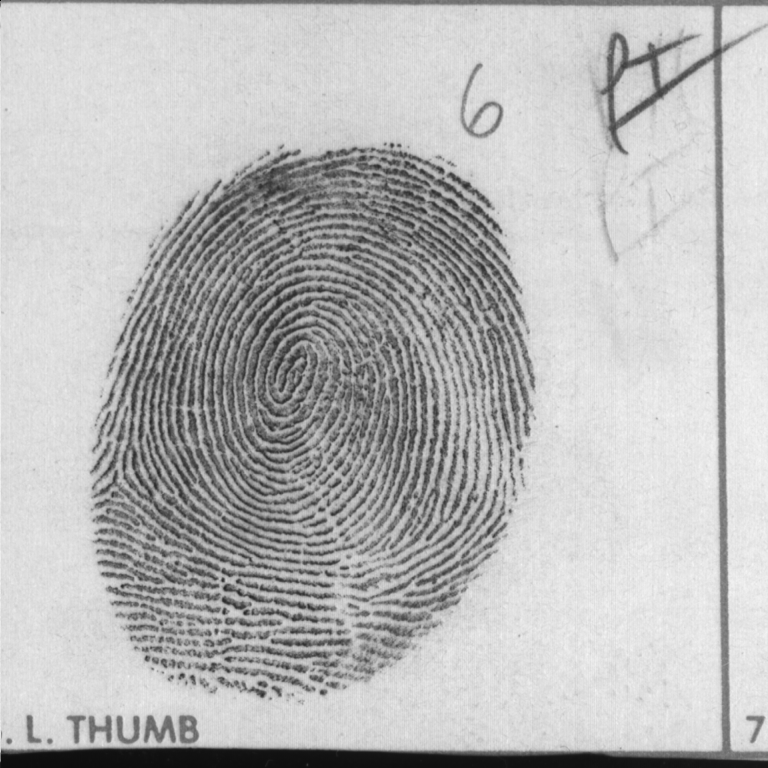
#> input picture laboratorio_1/fprint3.pgm, 768 x 768 px
$ python laboratorio_1.py fprint3.pgm adios.png
#> lines starting #> are read from the running program, lines starting #| are printed output that depends on the picture; after the words box and inside, x2 and y2 are one past the last pixel; in counts of white or black regions, pixels touching at a corner belong together
### laboratorio_1/plot.py
#!/usr/bin/env python
# coding: utf-8

# In[12]:


#José Alejandro Guzmán Zamora
import cv2 as cv
import matplotlib.pyplot as plt
import numpy as np


# In[111]:


def imgview(img, ax=None, title=None, filename=None):
    """
    Mostrar Imagen.

    Args:
        img (numpy.ndarray): Array con la información de la imagen
        title (String): String para asignar un título a la imagen, puede ser None si no se desea título
        filename (String): nombre del archivo para guardar visualización, no debe poner .png

    Returns:
        Visualización (Matplotlib Plt): La imagen a color o en blanco y negro
        Visualización con título: en caso se provea valor de title
        Escritura de Visualización (.png file): en caso se provea valor de filename

    """

    if(len(img.shape) == 3):
        img = cv.cvtColor(img, cv.COLOR_BGR2RGB)
        plt.figure(figsize=(10,10))
        #plt.axis("off")
        plt.title(title, fontsize=18)
        plt.imshow(img)
    elif(len(img.shape) == 2):
        img = cv.cvtColor(img, cv.COLOR_BGR2RGB)
        plt.figure(figsize=(10,10))
        #plt.axis("off")
        plt.title(title, fontsize=18)
        plt.imshow(img, vmin=0, vmax=255)


    if(filename != None):
        plt.savefig(filename + ".png")

    if(ax != None):
        if(ax):
            if(len(img) <= 8):
                valor = 1
            else:
                valor = len(img) / 8
            ax1 = plt.gca()
            ax1.set_xticks(np.arange(-.5, len(img[0]), valor))
            ax1.set_yticks(np.arange(-.5, len(img), valor))
            ax1.set_xticklabels(np.arange(0, len(img[0]), valor))
            ax1.set_yticklabels(np.arange(0, len(img), valor))
            plt.axis("on")
            plt.grid(color='w', linestyle='-', linewidth=2)
        else:
            plt.axis("off")
    else:
        plt.axis("off")
    plt.show()


# In[109]:


# [162 lines left out: functions imgcmp, split_rgb, hist, imgnorm, cdf, equalizar, not called in this run]

### laboratorio_1/laboratorio_1.py
#!/usr/bin/env python
# coding: utf-8

# In[3]:


#José Alejandro Guzmán Zamora
import cv2 as cv
import matplotlib.pyplot as plt
import numpy as np
import plot
import random
import sys


# In[4]:


def imgpad(img, r):
    """
    Agregar 'pad' o borde a la imagen.

    Args:
        img (Numpy nd Array): arreglo con la información de la imagen
        r (int): cantidad de capas que se agregan por lado
    Returns:
        Imagen Nueva (Numpy nd Array): información de la imagen nueva con bordes agregados
    """
    new_size = len(img[0]) + (2 * r)
    arreglo = np.zeros(( 2 * r, new_size), dtype=int)

    for i in range(len(img)):
        temporal = img[i]
        for j in range(r):
            temporal = np.insert(temporal, j, 0)
            temporal = np.insert(temporal, len(temporal), 0)

        arreglo = np.insert(arreglo, r + i, temporal, axis=0)

    return arreglo.astype(np.uint8)


# In[5]:


#Disjoint Set Data Structure
# https://medium.com/100-days-of-algorithms/day-41-union-find-d0027148376d
def find(data, i):
    if i != data[i]:
        data[i] = find(data, data[i])
    return data[i]

def union(data, i, j):
    pi, pj = find(data, i), find(data, j)
    if pi != pj:
        data[pi] = pj

def connected(data, i, j):
    return find(data, i) == find(data, j)


# In[6]:


def labelview(labels, filename=None):
    """
    Visualización de labels asignados con colores.

    Args:
        labels (Numpy nd Array): arreglo en formato de imagen con labels indicados
        filename (string): string con el nombre del archivo a guardar
    Returns:
        Visualización (plot.imgview): imagen con los colores asignados en lugar de las etiquetas
    """

    nueva = np.zeros((len(labels),len(labels[0])), dtype=int).astype(np.uint8)

    if len(nueva.shape) == 2:
        nueva = cv.cvtColor(nueva, cv.COLOR_GRAY2RGB)

    colores = [[],[]]
    for i in range(len(labels)):
        for j in range(len(labels[i])):
            valor = labels[i, j]
            if valor != 0:
                if valor in colores[0]:
                    indice = colores[0].index(valor)
                    color = colores[1][indice]
                else:
                    color = [random.randint(0,255), random.randint(0,255), random.randint(0,255)]
                    colores[0].append(valor)
                    colores[1].append(color)
                nueva[i,j] = color
    plot.imgview(nueva, None, None, filename)


# In[7]:


def intentarotravez(img):
    connections = []
    label = 1
    vacia = np.zeros((len(img),len(img[0])), dtype=int).astype(np.int64)

    for i in range(len(img)):
        for j in range(len(img[i])):
            if img[i,j] != 0:
                vecinos = vacia[i - 1:i + 2, j - 1:j + 2]

                if np.count_nonzero(vecinos) > 0:
                    count_zeros = np.nonzero(vecinos)
                    vecinos_verdaderos = []
                    for k in range(len(count_zeros[0])):
                        value = vecinos[count_zeros[0][k], count_zeros[1][k]]
                        if value not in vecinos_verdaderos:
                            vecinos_verdaderos.append(value)
                    vacia[i,j] = min(vecinos_verdaderos)

                    vecinos_verdaderos.sort()
                    for m in range(len(vecinos_verdaderos)):
                        valor = [min(vecinos_verdaderos) - 1, vecinos_verdaderos[m] - 1]
                        if not(valor in connections):
                            connections.append(valor)


                else:
                    vacia[i,j] = label
                    label += 1

    info = [i for i in range(label - 1)]

    for i, j in connections:
        union(info, i, j)

    for i in range(len(vacia)):
        for j in range(len(vacia[i])):
            if vacia[i,j] != 0:
                vacia[i,j] = find(info, vacia[i,j] - 1)

    return vacia


# In[10]:


argumentos = sys.argv


path = './' + str(argumentos[1])
print(path)
nuevo = str(argumentos[2])


img = cv.imread(path, cv.IMREAD_GRAYSCALE)
#> img is the input picture: shape (768, 768); min 10, max 247, mean 184.9
img = cv.bitwise_not(img)
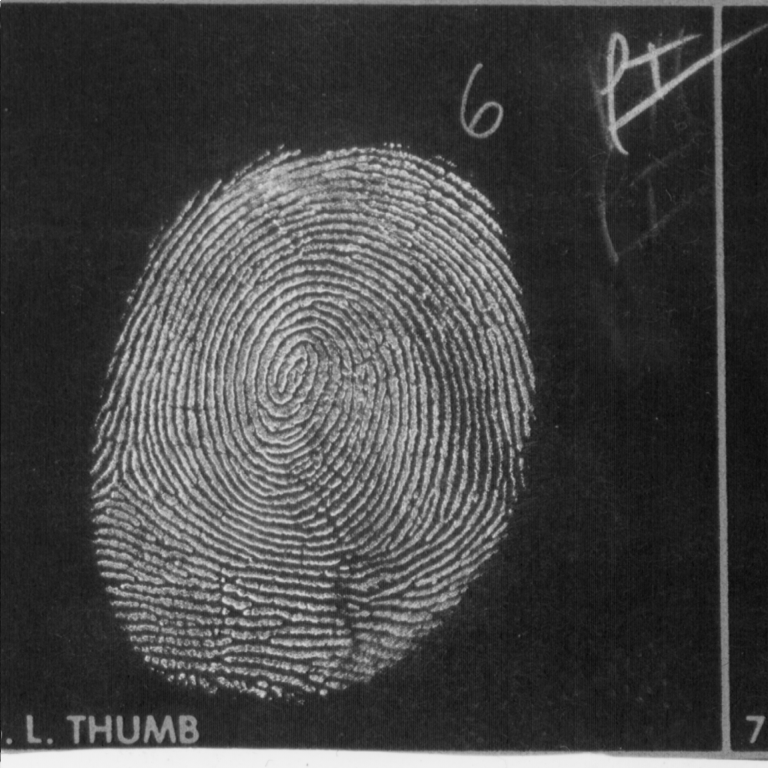
#> img: shape (768, 768); min 8, max 245, mean 70.1
siguiente = cv.GaussianBlur(img,(3,3),0)

kernel = np.ones((2,2),np.uint8)

ret,siguiente = cv.threshold(siguiente,127,255,cv.THRESH_BINARY)
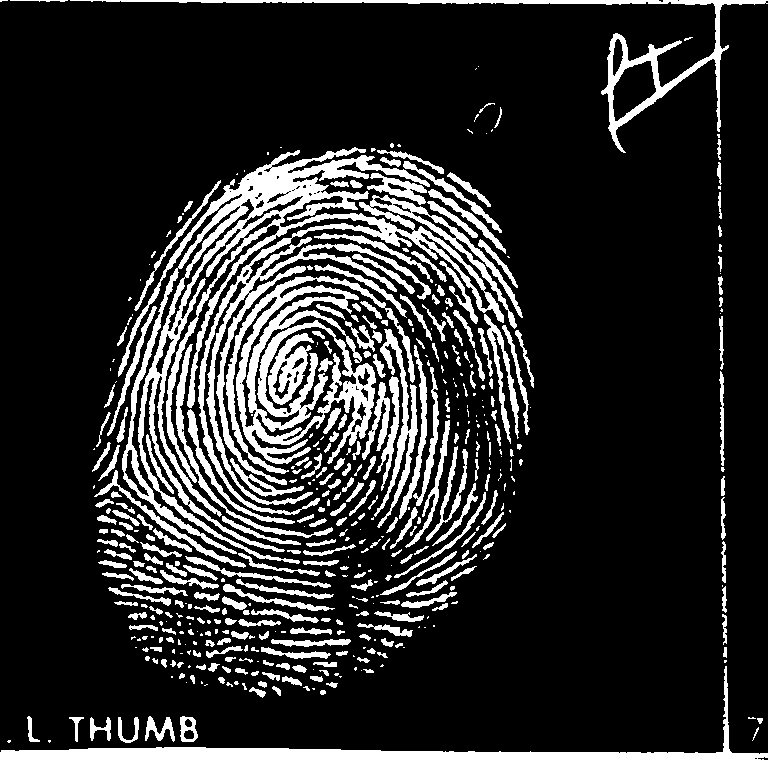
#> siguiente: shape (768, 768); 17.6% white; 478 white regions (183 under 20 px), largest, box (x1, y1, x2, y2) and area: (118, 147, 523, 564) 29525, (0, 666, 768, 768) 13897, (226, 276, 415, 474) 11428
siguiente = cv.erode(siguiente,kernel,iterations = 2)
#> siguiente: shape (768, 768); 8.9% white; 844 white regions (562 under 20 px), largest, box (x1, y1, x2, y2) and area: (0, 721, 768, 768) 12043, (193, 157, 382, 244) 3242, (603, 0, 768, 151) 2000


siguiente = cv.morphologyEx(siguiente,cv.MORPH_OPEN,kernel, iterations = 1)
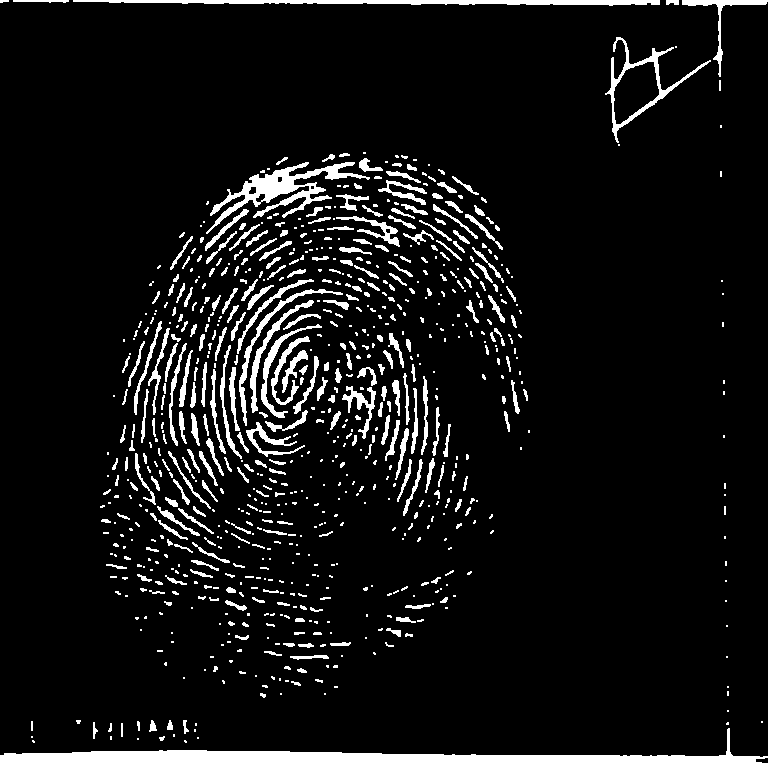
#> siguiente: shape (768, 768); 8.1% white; 793 white regions (462 under 20 px), largest, box (x1, y1, x2, y2) and area: (0, 728, 768, 768) 11266, (206, 162, 370, 234) 2773, (73, 0, 660, 6) 2310
siguiente = cv.dilate(siguiente,kernel,iterations = 2)
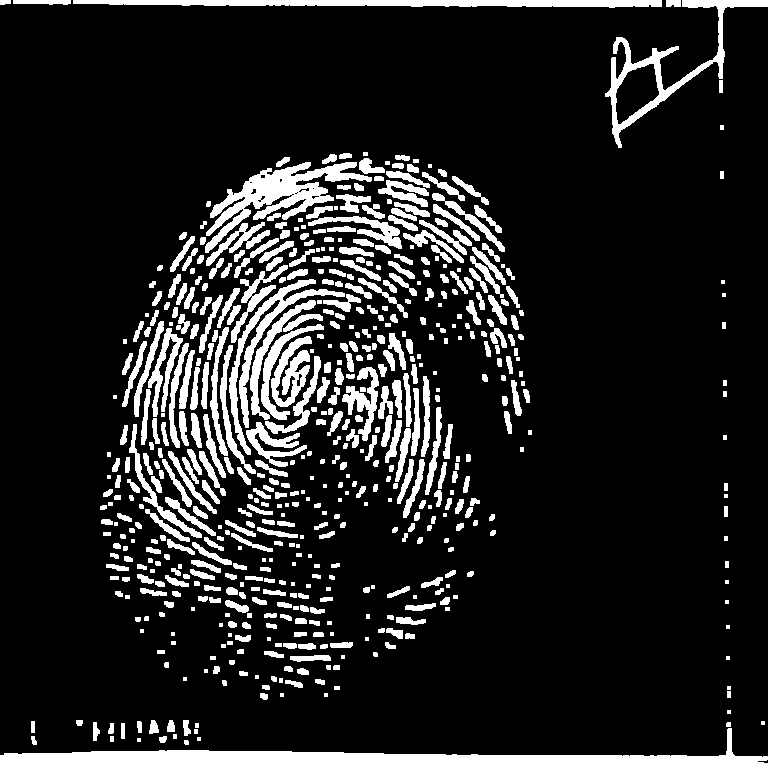
#> siguiente: shape (768, 768); 13.8% white; 594 white regions (81 under 20 px), largest, box (x1, y1, x2, y2) and area: (0, 728, 768, 768) 11384, (205, 162, 372, 253) 4496, (73, 0, 662, 8) 3538

labelview(intentarotravez(siguiente), nuevo)
#> in intentarotravez, `vacia = np.zeros((len(img),len(img[0])), dtype=int).astype(np.int64)`: vacia: shape (768, 768) int64; every value is 0
#> after the loop in intentarotravez, `for i in range(len(img)):`:
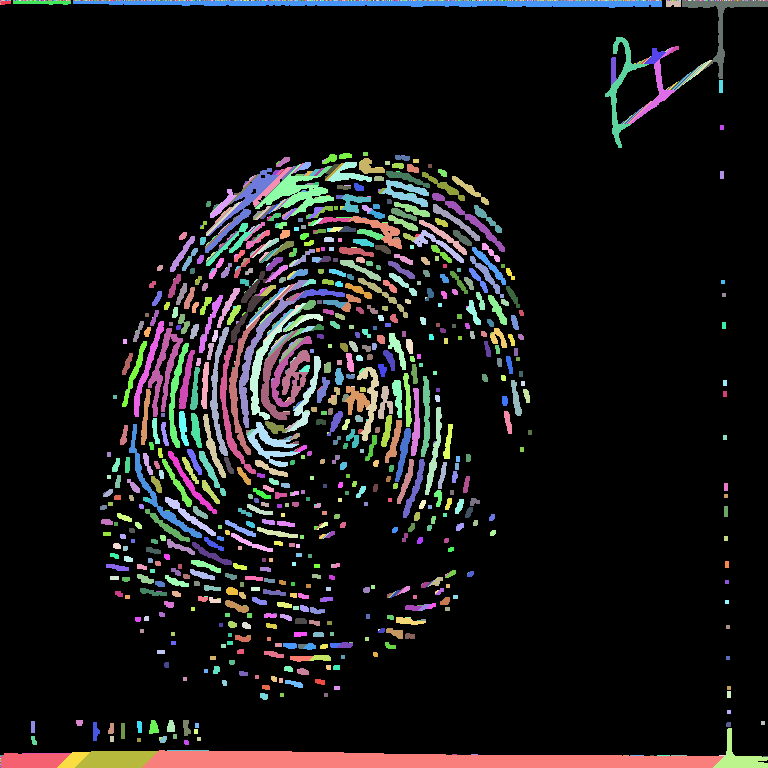
#> vacia: shape (768, 768) int64; 1835 distinct labels, from 0 to 1834; one colour per label, 0 black
#> after the loop in intentarotravez, `for i in range(len(img)):`: connections = 2454 pairs, first value 0 to 1822, second value 0 to 1833; label = 1835
#> in intentarotravez, `info = [i for i in range(label - 1)]`: info = 1834 values from 0 to 1833
#> the loop in intentarotravez, `for i, j in connections:` made 2454 passes
#> (i, j, pi in union, pj in union) on passes 2 to 4: (0, 1, 0, 1), (0, 2, 1, 2), (0, 759, 2, 759)
#> after the loop in intentarotravez, `for i in range(len(vacia)):`:
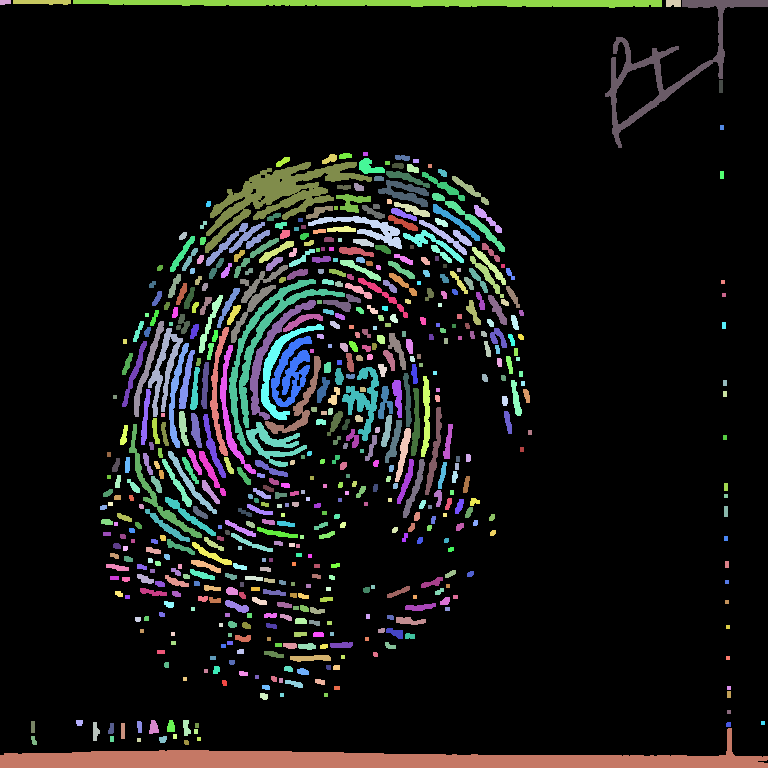
#> vacia: shape (768, 768) int64; 595 distinct labels, from 0 to 1833; one colour per label, 0 black
#> in labelview, `nueva = np.zeros((len(labels),len(labels[0])), dtype=int).astype(np.ui..`: nueva: shape (768, 768); every value is 0
#> in labelview, `nueva = cv.cvtColor(nueva, cv.COLOR_GRAY2RGB)`: nueva: shape (768, 768, 3); every value is 0
#> after the loop in labelview, `for i in range(len(labels)):`:
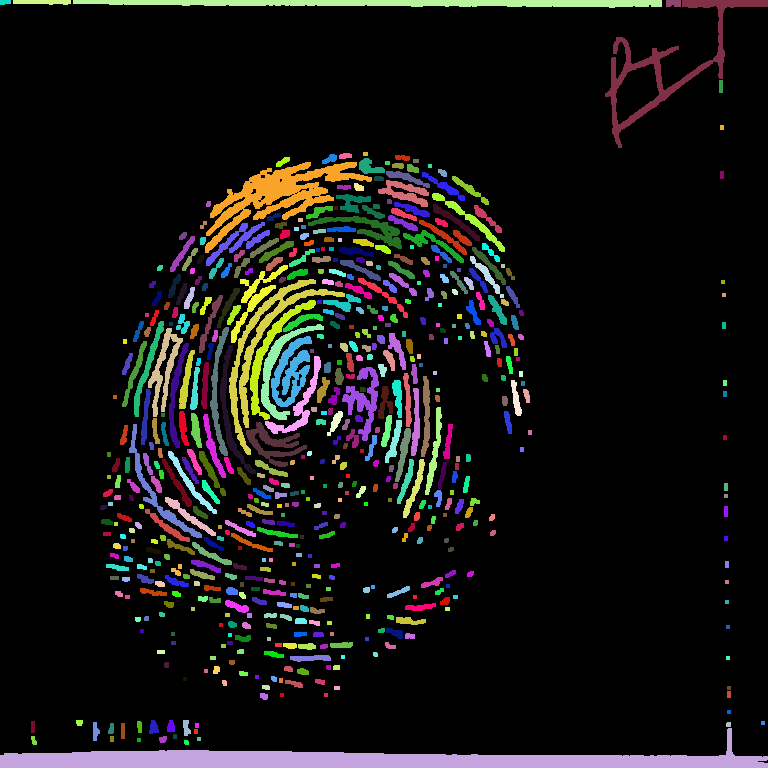
#> nueva: shape (768, 768, 3); mean B, G, R 18.6, 19.4, 20.7
